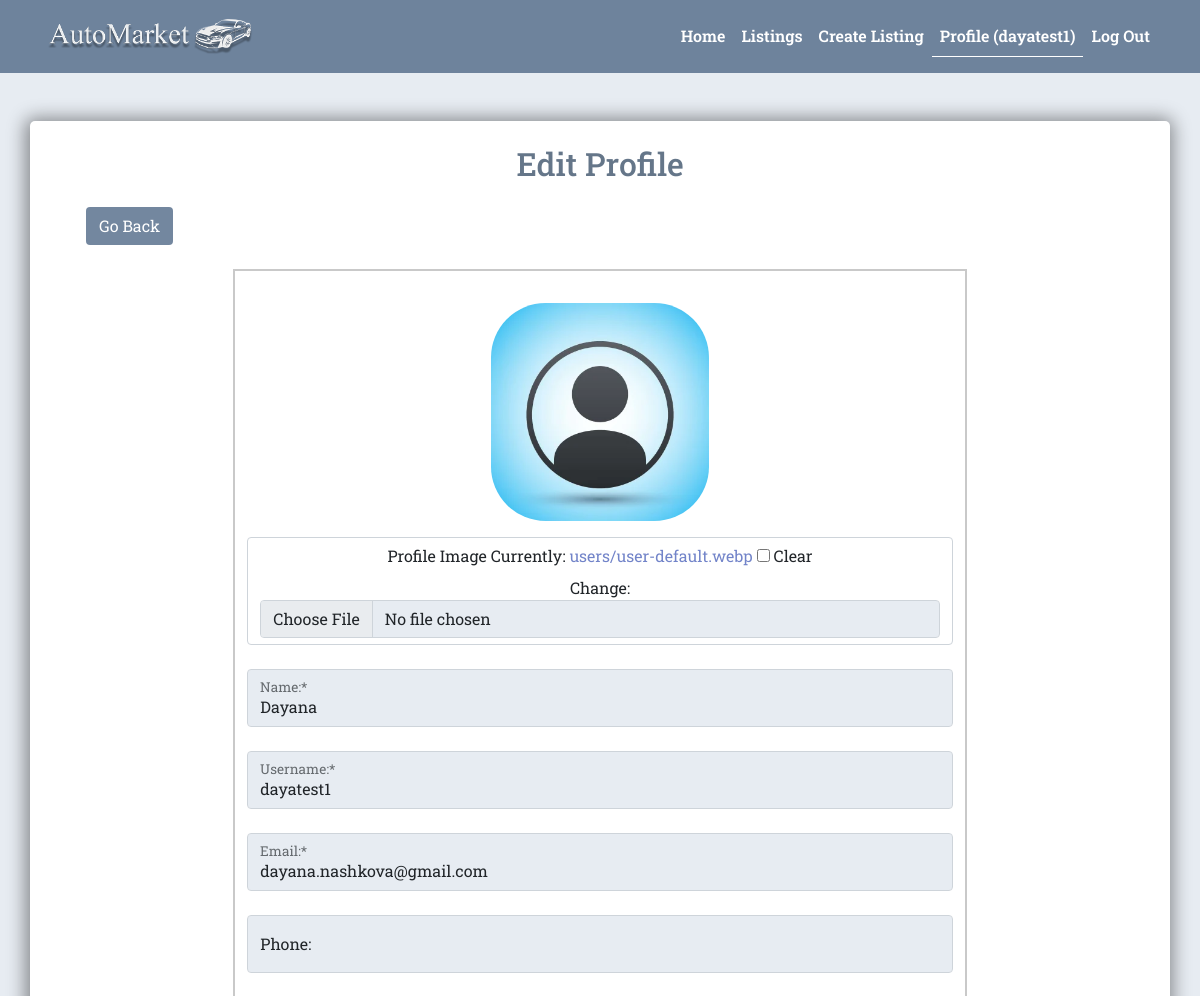
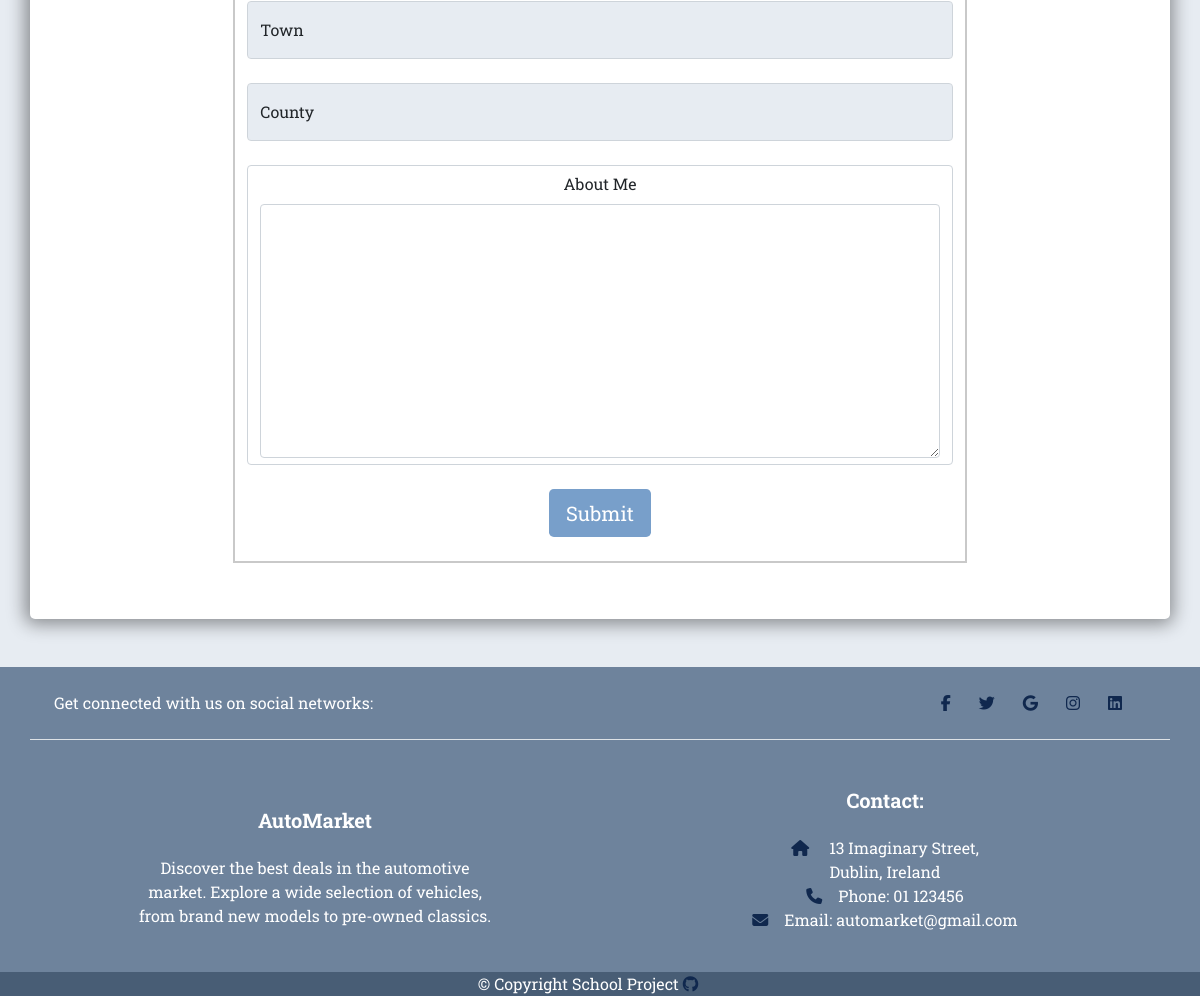
/users/update-profile/ (signed in), run on the app's committed database (2 pictures, top to bottom).
### users/models.py (models this page shows, shortened)
class Profile(models.Model):
    user = models.OneToOneField(
        User, on_delete=models.CASCADE, blank=True, null=True)
    username = models.CharField(max_length=200, blank=False, null=True)
    name = models.CharField(max_length=200, blank=False, null=True)
    email = models.EmailField(max_length=300, blank=False, null=True)
    phone = models.CharField(max_length=100, blank=True, null=True)
    town = models.CharField(max_length=100, blank=True, null=True)
    county = models.CharField(max_length=100, blank=True, null=True)
    profile_image = models.ImageField(
        upload_to='users/', default='users/user-default.webp', blank=True,
        null=True)
    about_me = models.TextField(blank=True, null=True)
    created = models.DateTimeField(auto_now_add=True)
    id = models.UUIDField(default=uuid.uuid4, unique=True,
                          editable=False, primary_key=True)
    @property
    def profile_img(self):
        if self.profile_image:
            url = self.profile_image.url
        else:
            url = (
                settings.STATIC_URL +
                'images/users/user-default.webp'
            )
        return url

### users/views.py (the view, shortened to what this page needs)
# urls.py: path('update-profile/', views.update_profile, name='update-profile'),
@login_required(login_url='login')
def update_profile(request):
    profile = request.user.profile
    form = ProfileForm(instance=profile)
    context = {
        'form': form,
        'profile': profile
    }
    return render(request, 'users/update_profile.html', context)

### users/forms.py
class ProfileForm(ModelForm):
    class Meta:
        model = Profile
        fields = '__all__'
        exclude = ['created', 'user']

### users/templates/users/update_profile.html (shortened to what this page needs)
{% extends 'base.html' %}
{% load widget_tweaks %}
{% block content %}
<section class="profile">
    <div class="container">
        <div class="row">
            <div class="col-12 mx-auto text-center my-5 p-2 shadow-container">
                <h2 class="py-3">Edit Profile</h2>
                <div class="row px-5">
                    <div class="col text-start">
                        <button class="btn blue text-white mb-4" onclick="history.back()">Go Back</button>
                    </div>
                </div>
                <div class="container">
                    <div class="row justify-content-center">
                        <div class="col-12 col-md-8 mb-5 border-container">
                            <form method="POST" action="{% url 'update-profile' %}" class="mt-3" enctype="multipart/form-data">
                                <div class="row d-flex justify-content-center">
                                    <div class="image-container p-3">
                                        <img class="profile-image" src="{{ profile.profile_img }}"
                                            alt="user profile image">
                                    </div>
                                </div>
                                <div class="form-control mb-4">
                                    <label for="{{ form.profile_image.id_for_label }}" class="form-label">Profile
                                        Image</label>
                                    {% render_field form.profile_image class="form-control" %}
                                </div>
                                <div class="form-floating mb-4">
                                    {% render_field form.name|add_required_class:"is-required" class="form-control" placeholder=form.name.label %}
                                    <label for="{{ form.name.id_for_label }}" class="form-label">Name:*</label>
                                </div>
                                 <div class="form-floating mb-4">
                                    {% render_field form.username|add_required_class:"is-required" class="form-control" placeholder=form.username.label %}
                                    <label for="{{ form.username.id_for_label }}" class="form-label">Username:*</label>
                                </div>
                                <div class="form-floating mb-4">
                                    {% render_field form.email|add_required_class:"is-required" class="form-control" placeholder=form.email.label %}
                                    <label for="{{ form.email.id_for_label }}" class="form-label">Email:*</label>
                                </div>
                                <div class="form-floating mb-4">
                                    {% render_field form.phone|attr:"pattern:^\d{10}$"|attr:"title:'Please enter a 10-digit phone number'" class="form-control" placeholder=form.phone.label %}
                                    <label for="{{ form.phone.id_for_label }}" class="form-label">Phone:</label>
                                </div>
                                <div class="form-floating mb-4">
                                    {% render_field form.town class="form-control" placeholder=form.town.label %}
                                    <label for="{{ form.town.id_for_label }}" class="form-label">Town</label>
                                </div>
                                <div class="form-floating mb-4">
                                    {% render_field form.county class="form-control" placeholder=form.county.label %}
                                    <label for="{{ form.county.id_for_label }}" class="form-label">County</label>
                                </div>
                                <div class="form-control mb-4">
                                    <label for="{{ form.about_me.id_for_label }}" class="form-label">About Me</label>
                                    {% render_field form.about_me class="form-control" %}
                                </div>
                                <button type="submit"
                                    class="btn btn-lg btn-blue text-white btn-block mb-4">Submit</button>
                            </form>
                        </div>
                    </div>
                </div>
            </div>
        </div>
    </div>
</section>
{% endblock content %}

### templates/base.html (shortened to what this page needs)
<!DOCTYPE html>
{% load static %}
<html lang="en">
<head>
    <link href="https://cdn.jsdelivr.net/npm/bootstrap@5.0.2/dist/css/bootstrap.min.css" rel="stylesheet"
>
    <link rel="stylesheet" href="{% static 'lightbox2-2.11.4/css/lightbox.css' %}">
    <link rel="stylesheet" href="{% static 'styles/style.css' %}">
</head>
<body>
    <header>
        <nav class="navbar navbar-expand-lg navbar-dark header-nav">
            <div class="container">
                <a href="{% url 'home' %}" class="navbar-brand"><img class="logo" src="{% static 'images/logo1.png' %}"
                        alt="AutoMarket logo"></a>
                <div class="collapse navbar-collapse" id="navbarSupportedContent">
                    <ul class="navbar-nav ms-auto mb-2 mb-lg-0">
                        <li class="nav-item">
                            <a class="nav-link {% if '/' == request.path %}active{% endif %}" href="{% url 'home' %}">Home</a>
                        </li>
                        <li class="nav-item">
                            <a class="nav-link {% if 'search-listings' in request.path %}active{% endif %}" href="{% url 'search-listings' %}">Listings</a>
                        </li>
                        {% if request.user.is_authenticated %}
                        <li class="nav-item">
                            <a class="nav-link {% if 'create-listing' in request.path %}active{% endif %}" href="{% url 'create-listing' %}">Create Listing</a>
                        </li>
                        <li class="nav-item">
                            <a class="nav-link {% if 'profile' in request.path %}active{% endif %}" href="{% url 'profile' request.user.profile.id %}">Profile ({{request.user.profile.username}})</a>
                        </li>
                        <li class="nav-item">
                            <a class="nav-link {% if 'confirm' in request.path %}active{% endif %}" href="{% url 'logout-confirm' %}">Log Out</a>
                        </li>
                        {% else %}
                        <li class="nav-item">
                            <a class="nav-link {% if 'login' in request.path %}active{% endif %}" href="{% url 'login' %}">LogIn/Sign Up</a>
                        </li>
                        {% endif %}
                    </ul>
                </div>
            </div>
        </nav>
    </header>
    {% block content %}
    {% endblock content%}
    <footer class="text-center text-lg-start" id="footer">
        <div class="container d-flex justify-content-center justify-content-lg-between p-4 border-bottom">
            <div class="me-5 d-none d-lg-block">
                <span>Get connected with us on social networks:</span>
            </div>
            <div id="social-links">
                <a href="#" class="me-4 text-reset">
                    <i class="fab fa-facebook-f"></i>
                </a>
                <a href="#" class="me-4 text-reset">
                    <i class="fab fa-twitter"></i>
                </a>
                <a href="#" class="me-4 text-reset">
                    <i class="fab fa-google"></i>
                </a>
                <a href="#" class="me-4 text-reset">
                    <i class="fab fa-instagram"></i>
                </a>
                <a href="#" class="me-4 text-reset">
                    <i class="fab fa-linkedin"></i>
                </a>
            </div>
        </div>
        <div class="container  mt-5">
            <div class="row mt-3 d-flex align-items-center">
                <div class="col-md-3 col-lg-4 mx-auto mb-4 text-sm-center ">
                    <h5 class="fw-bold mb-4">AutoMarket</h5>
                    <p class="mb-0">
                        Discover the best deals in the automotive market. Explore a wide selection of vehicles, from
                        brand new models to pre-owned classics.
                    </p>
                </div>
                <div class="col-md-3 col-lg-4 mx-auto mb-4 text-sm-center ">
                    <h5 class="fw-bold mb-4">Contact:</h5>
                    <p class="mb-0"><i class="fas fa-home me-3"></i>
                        13 Imaginary Street,
                        <br>
                        Dublin, Ireland
                    </p>
                    <p class="mb-0"><i class="fas fa-phone me-3"></i>Phone: 01 123456</p>
                    <p><i class="fas fa-envelope me-3"></i>Email: automarket@gmail.com</p>
                </div>
            </div>
        </div>
        <div class="text-center copyright">
            <p class="mb-0">&copy; Copyright School Project <a href="" class="me-4 text-reset">
                    <i class="fab fa-github"></i>
                </a></p>
        </div>
    </footer>
</body>
</html>

### static/styles/style.css (style rules this page uses)
:root { --blue-background: rgba(80, 106, 135, 0.8); --dark-blue-background: rgba(63, 84, 108, 0.8); --page-background: rgb(231, 236, 242); --white: #fff; --violet: #7284c9; --light-gray: #c9c9c9; --blue-btn: rgba(87, 135, 189, 0.8); --blue-btn-hover: rgba(138, 176, 219, 0.8); --dark-blue-text: #10284e; --green: #2fbd7d; --light-green: #65d4a2; }
body { background-color: rgb(231, 236, 242); font-family: 'Roboto Slab'; }
.header-nav { background-color: var(--blue-background); }
.navbar-dark .navbar-nav .nav-link { color: var(--white); font-weight: 600; }
.navbar-dark .navbar-brand { color: var(--white); }
.logo { height: 47px; }
a.active { border-bottom: 1px solid var(--white); font-weight: 800; }
.shadow-container { background-color: var(--white); border-radius: 5px; box-shadow: -1px 1px 18px 4px rgba(0, 0, 0, 0.42); -webkit-box-shadow: -1px 1px 18px 4px rgba(0, 0, 0, 0.42); -moz-box-shadow: -1px 1px 18px 4px rgba(0, 0, 0, 0.42); }
.shadow-container input { background-color: var(--page-background); }
.shadow-container h1, .shadow-container h2 { color: var(--dark-blue-background) }
.shadow-container a { text-decoration: none; color: var(--violet); }
.btn-blue { background-color: var(--blue-btn); }
.card-link, i { text-decoration: none; color: var(--dark-blue-text); }
.border-container { border: 2px solid var(--light-gray); }
.image-container { display: flex; justify-content: center; height: 250px; width: 250px; }
.profile-image { max-width: 100%; border-radius: 25%; }
.blue { background-color: var(--blue-background); }
#footer { background-color: var(--blue-background); color: var(--white); }
#social-links a { text-decoration: none; }
.copyright { background-color: var(--dark-blue-background); }

### data on the page
Profile: profile_img (placeholder picture), name "Dayana", username "dayatest1", email "dayana.nashkova@gmail.com"

### other printed values
{{ request.user.profile.username }} "dayatest1"
